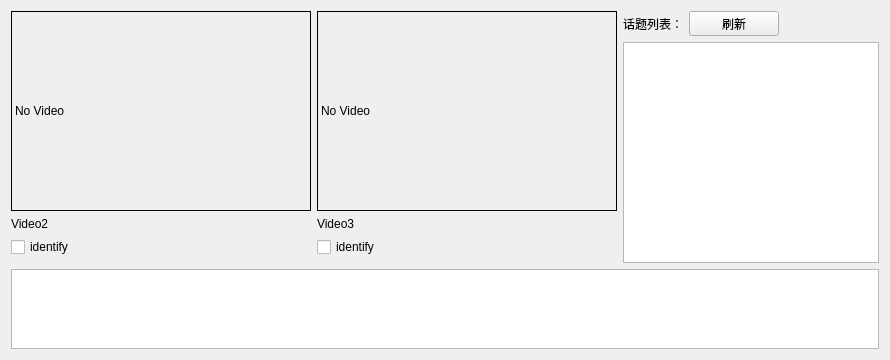
          <widget class="QWidget" name="tab_7">
           <attribute name="title">
            <string>其他</string>
           </attribute>
           <layout class="QVBoxLayout" name="verticalLayout_21">
            <item>
             <layout class="QHBoxLayout" name="horizontalLayout_17">
              <item>
               <layout class="QHBoxLayout" name="horizontalLayout_16">
                <item>
                 <layout class="QVBoxLayout" name="verticalLayout_11">
                  <item>
                   <widget class="QLabel" name="label_video2">
                    <property name="minimumSize">
                     <size>
                      <width>300</width>
                      <height>200</height>
                     </size>
                    </property>
                    <property name="maximumSize">
                     <size>
                      <width>300</width>
                      <height>200</height>
                     </size>
                    </property>
                    <property name="styleSheet">
                     <string notr="true">border:1px solid rgb(0, 0, 0)</string>
                    </property>
                    <property name="text">
                     <string>No Video</string>
                    </property>
                   </widget>
                  </item>
                  <item>
                   <widget class="QLabel" name="label_v_name2">
                    <property name="maximumSize">
                     <size>
                      <width>16777215</width>
                      <height>15</height>
                     </size>
                    </property>
                    <property name="text">
                     <string>Video2</string>
                    </property>
                   </widget>
                  </item>
                  <item>
                   <widget class="QCheckBox" name="checkBox_identify2">
                    <property name="text">
                     <string>identify</string>
                    </property>
                   </widget>
                  </item>
                  <item>
                   <widget class="QFrame" name="frame">
                    <property name="frameShape">
                     <enum>QFrame::StyledPanel</enum>
                    </property>
                    <property name="frameShadow">
                     <enum>QFrame::Raised</enum>
                    </property>
                    <widget class="QPushButton" name="pushButton_speed_mode_execute">
                     <property name="geometry">
                      <rect>
                       <x>10</x>
                       <y>100</y>
                       <width>281</width>
                       <height>25</height>
                      </rect>
                     </property>
                     <property name="text">
                      <string>执行</string>
                     </property>
                    </widget>
                    <widget class="QPushButton" name="pushButton_direction_up">
                     <property name="geometry">
                      <rect>
                       <x>20</x>
                       <y>20</y>
                       <width>111</width>
                       <height>25</height>
                      </rect>
                     </property>
                     <property name="text">
                      <string>向上</string>
                     </property>
                    </widget>
                    <widget class="QPushButton" name="pushButton_direction_down">
                     <property name="geometry">
                      <rect>
                       <x>160</x>
                       <y>20</y>
                       <width>121</width>
                       <height>25</height>
                      </rect>
                     </property>
                     <property name="text">
                      <string>向下</string>
                     </property>
                    </widget>
                    <widget class="QPushButton" name="pushButton_motor_stop">
                     <property name="geometry">
                      <rect>
                       <x>10</x>
                       <y>150</y>
                       <width>281</width>
                       <height>41</height>
                      </rect>
                     </property>
                     <property name="styleSheet">
                      <string notr="true">background-color: rgb(239, 41, 41);</string>
                     </property>
                     <property name="text">
                      <string>急停</string>
                     </property>
                    </widget>
                    <widget class="QWidget" name="layoutWidget">
                     <property name="geometry">
                      <rect>
                       <x>0</x>
                       <y>60</y>
                       <width>298</width>
                       <height>27</height>
                      </rect>
                     </property>
                     <layout class="QHBoxLayout" name="horizontalLayout_18">
                      <item>
                       <widget class="QLabel" name="label_33">
                        <property name="text">
                         <string>速度模式：</string>
                        </property>
                       </widget>
                      </item>
                      <item>
                       <widget class="QLineEdit" name="lineEdit_speed_mode_speed"/>
                      </item>
                      <item>
                       <widget class="QLabel" name="label_34">
                        <property name="text">
                         <string>rpm</string>
                        </property>
                       </widget>
                      </item>
                     </layout>
                    </widget>
                   </widget>
                  </item>
                 </layout>
                </item>
                <item>
                 <layout class="QVBoxLayout" name="verticalLayout_19">
                  <item>
                   <widget class="QLabel" name="label_video3">
                    <property name="minimumSize">
                     <size>
                      <width>300</width>
                      <height>200</height>
                     </size>
                    </property>
                    <property name="maximumSize">
                     <size>
                      <width>300</width>
                      <height>200</height>
                     </size>
                    </property>
                    <property name="styleSheet">
                     <string notr="true">border:1px solid rgb(0, 0, 0)</string>
                    </property>
                    <property name="text">
                     <string>No Video</string>
                    </property>
                   </widget>
                  </item>
                  <item>
                   <widget class="QLabel" name="label_v_name3">
                    <property name="maximumSize">
                     <size>
                      <width>16777215</width>
                      <height>15</height>
                     </size>
                    </property>
                    <property name="text">
                     <string>Video3</string>
                    </property>
                   </widget>
                  </item>
                  <item>
                   <widget class="QCheckBox" name="checkBox_identify3">
                    <property name="text">
                     <string>identify</string>
                    </property>
                   </widget>
                  </item>
                  <item>
                   <widget class="QFrame" name="frame_2">
                    <property name="frameShape">
                     <enum>QFrame::StyledPanel</enum>
                    </property>
                    <property name="frameShadow">
                     <enum>QFrame::Raised</enum>
                    </property>
                    <widget class="QPushButton" name="pushButton_set_zero">
                     <property name="geometry">
                      <rect>
                       <x>20</x>
                       <y>20</y>
                       <width>111</width>
                       <height>25</height>
                      </rect>
                     </property>
                     <property name="text">
                      <string>设0位</string>
                     </property>
                    </widget>
                    <widget class="QPushButton" name="pushButton_back_zero">
                     <property name="geometry">
                      <rect>
                       <x>160</x>
                       <y>20</y>
                       <width>121</width>
                       <height>25</height>
                      </rect>
                     </property>
                     <property name="text">
                      <string>归0位</string>
                     </property>
                    </widget>
                    <widget class="QPushButton" name="pushButton_pos_mode_execute">
                     <property name="geometry">
                      <rect>
                       <x>10</x>
                       <y>180</y>
                       <width>281</width>
                       <height>25</height>
                      </rect>
                     </property>
                     <property name="text">
                      <string>执行</string>
                     </property>
                    </widget>
                    <widget class="QWidget" name="layoutWidget">
                     <property name="geometry">
                      <rect>
                       <x>0</x>
                       <y>60</y>
                       <width>301</width>
                       <height>27</height>
                      </rect>
                     </property>
                     <layout class="QHBoxLayout" name="horizontalLayout_19">
                      <item>
                       <widget class="QLabel" name="label_35">
                        <property name="text">
                         <string>加速度：</string>
                        </property>
                       </widget>
                      </item>
                      <item>
                       <widget class="QLineEdit" name="lineEdit_pos_mode_acc"/>
                      </item>
                      <item>
                       <widget class="QLabel" name="label_36">
                        <property name="text">
                         <string>ms/1000rpm</string>
                        </property>
                       </widget>
                      </item>
                     </layout>
                    </widget>
                    <widget class="QWidget" name="layoutWidget">
                     <property name="geometry">
                      <rect>
                       <x>0</x>
                       <y>100</y>
                       <width>301</width>
                       <height>27</height>
                      </rect>
                     </property>
                     <layout class="QHBoxLayout" name="horizontalLayout_20">
                      <item>
                       <widget class="QLabel" name="label_37">
                        <property name="text">
                         <string>速度：    </string>
                        </property>
                       </widget>
                      </item>
                      <item>
                       <widget class="QLineEdit" name="lineEdit_pos_mode_speed"/>
                      </item>
                      <item>
                       <widget class="QLabel" name="label_38">
                        <property name="text">
                         <string>ms/1000rpm</string>
                        </property>
                       </widget>
                      </item>
                     </layout>
                    </widget>
                    <widget class="QWidget" name="layoutWidget">
                     <property name="geometry">
                      <rect>
                       <x>0</x>
                       <y>140</y>
                       <width>301</width>
                       <height>27</height>
                      </rect>
                     </property>
                     <layout class="QHBoxLayout" name="horizontalLayout_21">
                      <item>
                       <widget class="QLabel" name="label_39">
                        <property name="text">
                         <string>位置：    </string>
                        </property>
                       </widget>
                      </item>
                      <item>
                       <widget class="QLineEdit" name="lineEdit_pos_mode_pos"/>
                      </item>
                      <item>
                       <widget class="QLabel" name="label_40">
                        <property name="text">
                         <string>ms/1000rpm</string>
                        </property>
                       </widget>
                      </item>
                     </layout>
                    </widget>
                   </widget>
                  </item>
                 </layout>
                </item>
                <item>
                 <layout class="QVBoxLayout" name="verticalLayout_20">
                  <item>
                   <layout class="QHBoxLayout" name="horizontalLayout_15">
                    <item>
                     <widget class="QLabel" name="label_29">
                      <property name="maximumSize">
                       <size>
                        <width>90</width>
                        <height>30</height>
                       </size>
                      </property>
                      <property name="text">
                       <string>话题列表：</string>
                      </property>
                     </widget>
                    </item>
                    <item>
                     <widget class="QPushButton" name="refreash_topic_btn">
                      <property name="minimumSize">
                       <size>
                        <width>90</width>
                        <height>25</height>
                       </size>
                      </property>
                      <property name="maximumSize">
                       <size>
                        <width>90</width>
                        <height>25</height>
                       </size>
                      </property>
                      <property name="cursor">
                       <cursorShape>ArrowCursor</cursorShape>
                      </property>
                      <property name="styleSheet">
                       <string notr="true"/>
                      </property>
                      <property name="text">
                       <string>刷新</string>
                      </property>
                      <property name="icon">
                       <iconset>
                        <normaloff>:/images/refreash.png</normaloff>:/images/refreash.png</iconset>
                      </property>
                     </widget>
                    </item>
                    <item>
                     <spacer name="horizontalSpacer_4">
                      <property name="orientation">
                       <enum>Qt::Horizontal</enum>
                      </property>
                      <property name="sizeHint" stdset="0">
                       <size>
                        <width>40</width>
                        <height>20</height>
                       </size>
                      </property>
                     </spacer>
                    </item>
                   </layout>
                  </item>
                  <item>
                   <widget class="QListWidget" name="topic_listWidget"/>
                  </item>
                 </layout>
                </item>
               </layout>
              </item>
             </layout>
            </item>
            <item>
             <widget class="QTextEdit" name="textEdit_motor_states">
              <property name="maximumSize">
               <size>
                <width>16777215</width>
                <height>80</height>
               </size>
              </property>
             </widget>
            </item>
           </layout>
          </widget>
